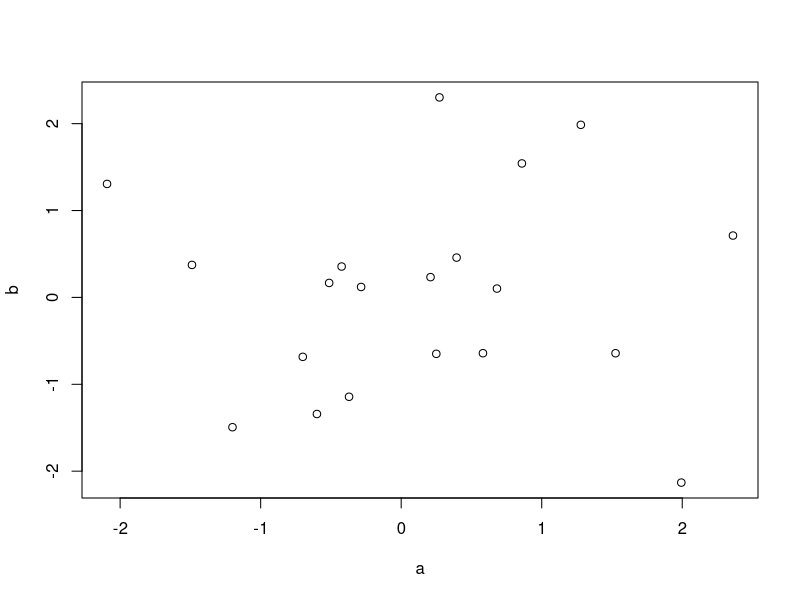

The R script that drew this image:
n <- 20
a <- rnorm(n,0,1)
b <- rnorm(n,0,1)
c <- c(a, b)
c

covariance <- sum(c/n*2)
covariance / (sd(a) * sd(b))

plot(a, b)

